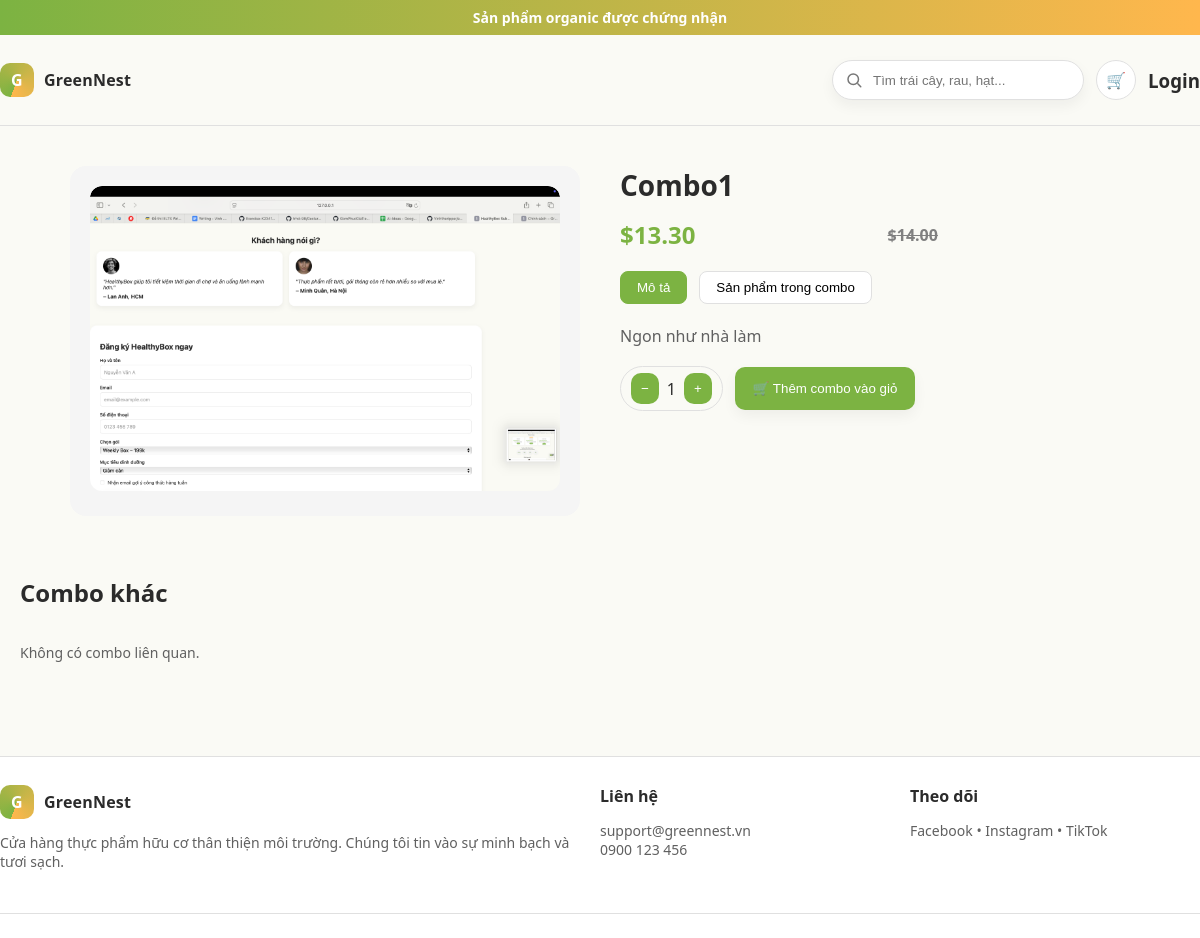
/combo/1/, run on the app's committed database.
### app/models/combo.py (models this page shows, shortened)
class Combo(models.Model):
    name = models.CharField(max_length=200)
    products = models.ManyToManyField("Product", through="ComboItem")
    description = models.TextField(null=True, blank=True)
    image = models.ImageField(upload_to="combos/", null=True, blank=True)
    discount_percentage = models.FloatField(default=0)
    price = models.DecimalField(max_digits=10, decimal_places=2, default=0)  # giá gốc tổng hợp
    stock = models.PositiveIntegerField(default=0)
    created_at = models.DateTimeField(auto_now_add=True)
    @property
    def original_price(self):
        total = sum(item.product.price * item.quantity for item in self.comboitem_set.all())
        return Decimal(total).quantize(Decimal("0.01"), rounding=ROUND_HALF_UP)
    @property
    def final_price(self):
        total = self.original_price
        discount = (total * Decimal(self.discount_percentage)) / 100
        return (total - discount).quantize(Decimal("0.01"), rounding=ROUND_HALF_UP)

class ComboItem(models.Model):
    combo = models.ForeignKey(Combo, on_delete=models.CASCADE)
    product = models.ForeignKey("Product", on_delete=models.CASCADE)
    quantity = models.PositiveIntegerField(default=1)

### app/models/category_product.py (models this page shows, shortened)
class Product(models.Model):
    category = models.ManyToManyField(Category, related_name="products")
    name = models.CharField(max_length=200)
    supplier = models.ForeignKey(Supplier, on_delete=models.SET_NULL, null=True, blank=True, related_name="products")
    certifications = models.ManyToManyField(Certification, related_name="products", blank=True)
    image = models.ImageField(upload_to='products/', null=True, blank=True)
    description = models.TextField(null=True, blank=True)
    detail = models.TextField(null=True, blank=True)
    price = models.DecimalField(max_digits=10, decimal_places=2)
    stock = models.IntegerField(default=0)
    sale = models.BooleanField(default=False)
    discount_percentage = models.FloatField(default=0, null=True, blank=True)
    sale_price = models.DecimalField(max_digits=10, decimal_places=2, null=True, blank=True)
    created_at = models.DateTimeField(auto_now_add=True)

### app/views/view_combo.py (the view)
# urls.py: path('combo/<int:combo_id>/', views.combodetail, name='combodetail'),
def combodetail(request, combo_id):
    combo = get_object_or_404(Combo, id=combo_id)
    combo_items = combo.comboitem_set.select_related("product")
    related_combos = Combo.objects.exclude(id=combo.id)[:4]
    return render(request, "app/combodetail.html", {
        "combo": combo,
        "combo_items": combo_items,
        "related_combos": related_combos,
    })

### app/templates/app/combodetail.html (shortened to what this page needs)
{% extends "app/base.html" %}
{% load static %}
{% block content %}
<link rel="stylesheet" href="{% static 'app/css/detail.css' %}">
<section class="container detail-wrapper">
  <div class="detail-img">
    <div class="slider">
      {% if combo.image %}
        <div class="slide active">
          <img src="{{ combo.image.url }}" alt="{{ combo.name }}">
        </div>
      {% else %}
        <div class="slide active">
          <img src="{% static 'app/images/default_combo.jpg' %}" alt="{{ combo.name }}">
        </div>
      {% endif %}
    </div>
  </div>
  <div class="detail-info">
    <h1>{{ combo.name }}</h1>
    <div class="price">
      <strong style="font-size:24px; color:var(--green);">
        ${{ combo.final_price|floatformat:2 }}
      </strong>
      <span style="text-decoration:line-through; color:gray; font-size:16px;">
        ${{ combo.original_price|floatformat:2 }}
      </span>
    </div>
    <div class="tabs">
      <button class="tab-btn active" data-tab="desc">Mô tả</button>
      <button class="tab-btn" data-tab="products">Sản phẩm trong combo</button>
    </div>
    <div class="tab-content active" id="desc">
      <p>{{ combo.description|default:"Chưa có mô tả cho combo này." }}</p>
      <form method="post" action="{% url 'add_combo_to_cart' combo.id %}" style="margin-top:16px;">
        <div class="add" style="align-items:center; gap:12px;">
          <div class="qty">
            <button type="button" class="qty-decrease">−</button>
            <span class="qty-display">1</span>
            <button type="button" class="qty-increase">+</button>
          </div>
          <button type="submit" class="btn-primary" style="padding:14px 18px">
            🛒 Thêm combo vào giỏ
          </button>
        </div>
      </form>
    </div>
  </div>
</section>
<section class="container related">
  <h2>Combo khác</h2>
  <div class="grid">
    {% for cb in related_combos %}
      <article class="card">
        <a href="{% url 'combodetail' cb.id %}" style="text-decoration:none; color:inherit;">
          <div class="thumb">
            {% if cb.image %}
              <img src="{{ cb.image.url }}" alt="{{ cb.name }}" style="width:100%; height:180px; object-fit:cover;">
            {% endif %}
          </div>
          <div class="content">
            <h3 style="margin:8px 0 6px">{{ cb.name }}</h3>
            <p class="subtle">{{ cb.description|truncatewords:12 }}</p>
          </div>
        </a>
      </article>
    {% empty %}
      <p class="subtle">Không có combo liên quan.</p>
    {% endfor %}
  </div>
</section>
{% endblock %}

### app/static/app/css/main.css (style rules this page uses)
:root { --green: #7CB342; --brown: #A1887F; --cream: #FAFAF5; --orange: #FFB74D; --gray: #E0E0E0; --text: #2b2b2b; --muted: #606060; --radius: 20px; --shadow: 0 10px 20px rgba(0, 0, 0, .06); --shadow-soft: 0 6px 14px rgba(0, 0, 0, .05); --max: 1200px; }
* { box-sizing: border-box }
html, body { height: 100%; margin: 0; }
body { display: flex; flex-direction: column; font-family: system-ui, -apple-system, Segoe UI, Roboto, Helvetica, Arial, "Apple Color Emoji", "Segoe UI Emoji"; color: var(--text); background: var(--cream); }
.container { max-width: var(--max); margin: 0 auto; padding: 0 20px }
.btn-primary { background: var(--green); color: white; box-shadow: var(--shadow-soft); }
.grid { display: grid; grid-template-columns: repeat(4, 1fr); gap: 18px }
.price { display: flex; align-items: center; justify-content: space-between; margin-top: 8px }
.price strong { font-size: 18px }
.add { display: flex; gap: 8px; align-items: center }
.add .qty { display: flex; align-items: center; gap: 8px; border: 1px solid var(--gray); border-radius: 999px; padding: 6px 10px }
.add button { border: none; background: var(--green); color: white; border-radius: 10px; padding: 8px 10px; cursor: pointer }
.subtle { color: var(--muted); font-size: 14px }
.detail-wrapper { display: grid; grid-template-columns: 1fr 1fr; gap: 40px; margin: 40px auto; max-width: 1100px; align-items: start; }
.detail-img { background: #f5f5f5; border-radius: 16px; display: flex; align-items: center; justify-content: center; padding: 20px; }
.detail-img img { max-width: 100%; border-radius: 12px; }
.detail-info h1 { margin: 0 0 14px; font-size: 28px; }
.detail-info .price { font-size: 24px; font-weight: 700; color: var(--green); margin: 10px 0; }
.detail-info p { color: var(--muted); line-height: 1.6; }
.related { margin-top: 60px; }
.related h2 { margin-bottom: 20px; }

### app/static/app/css/btn.css (style rules this page uses)
.btn.btn-primary, .btn-primary { background: var(--green); color: white; box-shadow: var(--shadow-soft); border: none; outline: none !important; }

### app/static/app/css/detail.css (style rules this page uses)
.tabs { display: flex; gap: 12px; margin: 20px 0; }
.tab-btn { padding: 8px 16px; border: 1px solid var(--gray); border-radius: 8px; background: white; cursor: pointer; font-weight: 500; }
.tab-btn.active { background: var(--green); color: white; border-color: var(--green); }
.tab-content { display: none; margin-top: 16px; }
.tab-content.active { display: block; }
.detail-img { flex: 1; display: flex; flex-direction: column; align-items: center; }
.slider { position: relative; overflow: hidden; max-width: 500px; margin: 0 auto; border-radius: 12px; }
.slide { display: none; }
.slide.active { display: block; }
.slide img { width: 100%; height: auto; object-fit: cover; border-radius: 12px; }

### data on the page
Combo: image (picture), name "Combo1", final_price "13.30", original_price "14.00", description "Ngon như nhà làm"
